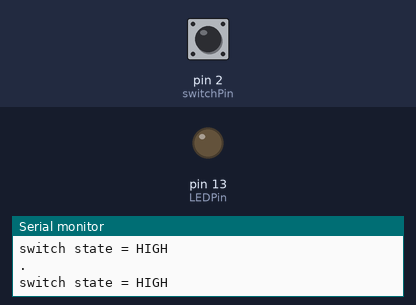
The sketch below on a simulated Arduino Pro Mini, built with avr-gcc and run on an emulated ATmega328P. Parts: output pins drawn as LEDs (lit = HIGH), the last lines printed to the serial monitor. Dashed ring = blinking. The inputs (shaded band) are chosen by the test bench; at power-on: pin 2 (switchPin) HIGH.

Above: at 5.7 s.
5.8 s: pin 2 (switchPin) pulled LOW for 0.15 s
At 5.88 s:
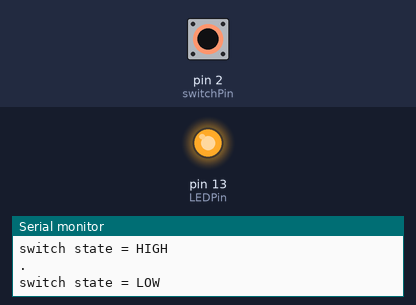
7.4 s: pin 2 (switchPin) pulled LOW for 1 s
At 9.5 s:
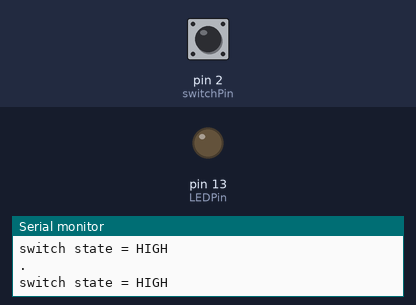
11.4 s: pin 2 (switchPin) pulsed LOW 2 times (0.12 s each, 0.3 s apart)
At 11.78 s:
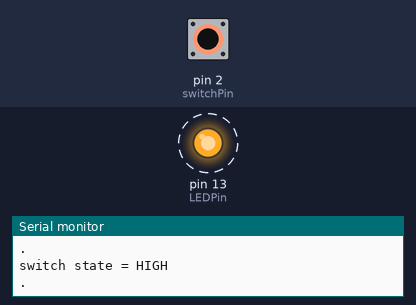
15.0 s: pin 2 (switchPin) driven LOW
At 15.8 s:
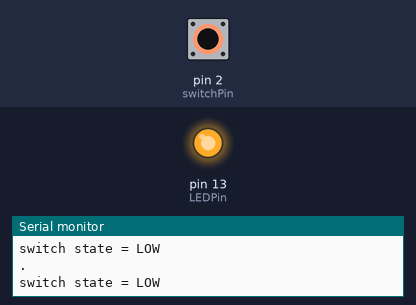
18.0 s: pin 2 (switchPin) driven HIGH
At 18.7 s:
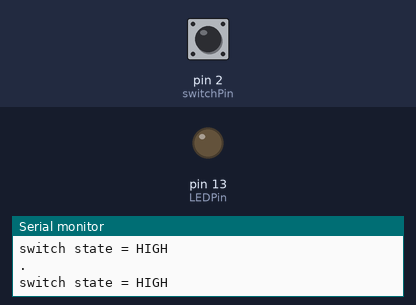
Timing chart, 0 to 20.5 s (numbered marks = the images above; inputs shaded):
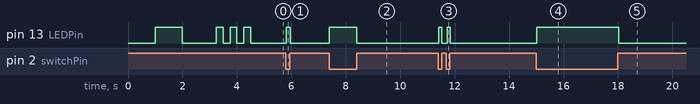

The sketch:

TiltSwitchTest1.ino
```cpp
// (licence header left out)
boolean debug = true;

String progName = "TiltSwitchTest1";
String progVers = "0.01";
String initMsg;

int mainLoopDelay = 10;

const int switchPin = 2;
int switchState = 0;
const int LEDPin = 13;
boolean led13State = LOW;      // on-board LED


void setup(){
  Serial.begin(9600);
  if (debug){
    initMsg = String(progName + " vers." + progVers + " initialised");
    Serial.println(".");
    Serial.println(".");
    Serial.println(initMsg);
    Serial.println(".");
    Serial.println(".");
  }

  // sensors
  pinMode(switchPin, INPUT);

  // LEDs
  pinMode(LEDPin, OUTPUT);

  setupComplete();
}  // END setup

void loop(){
  if (debug){Serial.println(".");}

  switchState = digitalRead(switchPin);
  if (switchState == LOW) {
    // turn LED on:
    digitalWrite(LEDPin, HIGH);
    if (debug){Serial.println("switch state = LOW");}
  }
  else {
    // turn LED off:
    digitalWrite(LEDPin, LOW);
    if (debug){Serial.println("switch state = HIGH");}
  }

  delay(mainLoopDelay);
}  // END loop


void setupComplete() {
  digitalWrite(LEDPin, LOW);
  delay(1000);
  digitalWrite(LEDPin, HIGH);
  delay(1000);
  digitalWrite(LEDPin, LOW);
  delay(1000);
  LEDTripleFlash();
  if (debug){Serial.println("setup complete");}
}

void LEDTripleFlash() {
  // triple flash(flip) the onboard LED
  for (int flashFlip = 0; flashFlip < 6; flashFlip++) {
    delay(250);
    led13State = !led13State;
    digitalWrite(LEDPin, led13State);
  }
  delay(1);
}
```

Measured:
- after the input at 5.8 s, pin 13 (LEDPin): LOW → HIGH at once, → LOW 0.14 s later
- after the input at 7.4 s, pin 13 (LEDPin): LOW → HIGH at once, → LOW 1.0 s later
- after the input at 11.4 s, pin 13 (LEDPin): alternates HIGH for 0.11 s and LOW for 0.20 s, 4 changes in all, then stays LOW, starting at once
- after the input at 15.0 s, pin 13 (LEDPin): LOW → HIGH at once
- after the input at 18.0 s, pin 13 (LEDPin): HIGH → LOW at once
